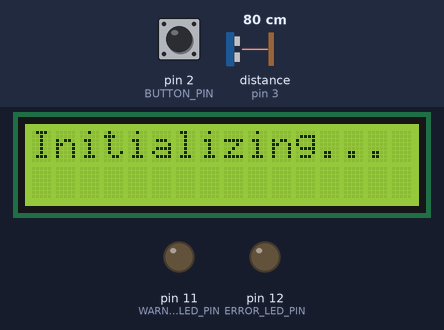
The sketch below on a simulated Arduino Uno, built with avr-gcc and run on an emulated ATmega328P. Parts: 16×2 character LCD, output pins drawn as LEDs (lit = HIGH). Wiring (inferred from the names in the program): ultrasonic range finder: trigger pin 4; echo pin 3. Dashed ring = blinking. The inputs (shaded band) are chosen by the test bench; at power-on: distance to the obstacle (sensor on pin 3) 80 cm, pin 2 (BUTTON_PIN) HIGH. The echo pulse lasts 58.3 µs per cm; pins used as bus, display or sensor lines are not drawn.

Above: at 0.1 s.
2.3 s: distance to the obstacle (sensor on pin 3) set to 2 cm
At 2.49 s:
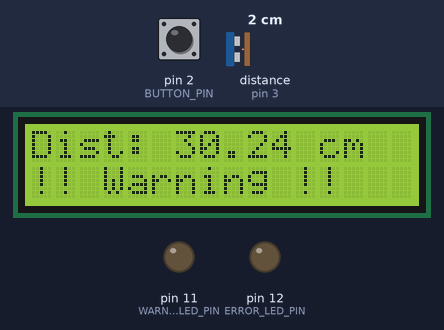
At 2.85 s:
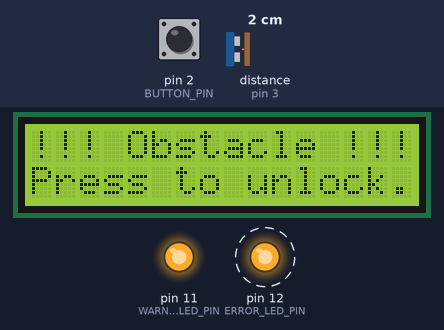
4.0 s: pin 2 (BUTTON_PIN) pulled LOW for 0.15 s
At 4.65 s:
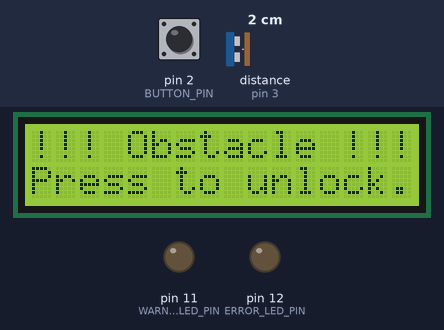
Timing chart, 0 to 10.7 s (numbered marks = the images above; inputs shaded):
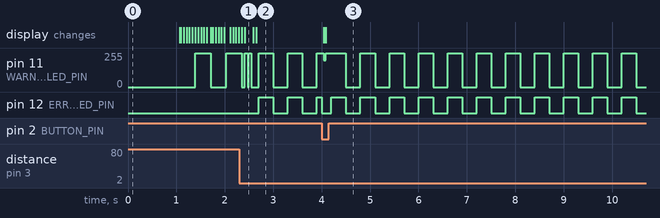

Measured:
- after the input at 2.3 s, pin 12 (ERROR_LED_PIN): alternates HIGH for 0.30 s and LOW for 0.30 s, starting after 0.40 s; the display: first changes after 0.05 s (image 1 shows a later state)
- by itself, pin 11 (WARNING_LED_PIN): moves between 0/255 and 255/255, repeating every 3.0 s

The sketch:

final_project_step7.ino
```cpp
#include <LiquidCrystal.h>
#include <IRremote.h>

#define IR_RECEIVE_PIN 5

#define ECHO_PIN 3
#define TRIGGER_PIN 4

#define WARNING_LED_PIN 11
#define ERROR_LED_PIN 12

#define BUTTON_PIN 2

#define LCD_RS_PIN A5
#define LCD_E_PIN A4
#define LCD_D4_PIN 6
#define LCD_D5_PIN 7
#define LCD_D6_PIN 8
#define LCD_D7_PIN 9

#define LOCK_DISTANCE 10.0
#define WARNING_DISTANCE 50.0

// IR button mapping
#define IR_BUTTON_PLAY 64
#define IR_BUTTON_OFF  69
#define IR_BUTTON_EQ   25
#define IR_BUTTON_UP   9
#define IR_BUTTON_DOWN 7

// lcd
LiquidCrystal lcd(LCD_RS_PIN, LCD_E_PIN, LCD_D4_PIN,
                  LCD_D5_PIN, LCD_D6_PIN, LCD_D7_PIN);

// ultrasonic
unsigned long lastTimeUltrasonicTrigger = millis();
unsigned long ultrasonicTriggerDelay = 60;

volatile unsigned long pulseInTimeBegin;
volatile unsigned long pulseInTimeEnd;
volatile bool newDistanceAvailable = false;

double previousDistance = 400.0;

// warning LED
unsigned long lastTimeWarningLEDBlinked = millis();
unsigned long warningLEDDelay = 500;
byte warningLEDState = LOW;

// error LED
unsigned long lastTimeErrorLEDBlinked = millis();
unsigned long errorLEDDelay = 300;
byte errorLEDState = LOW;

// push button
unsigned long lastTimeButtonChanged = millis();
unsigned long buttonDebounceDelay = 50;
byte buttonState;

bool isLocked = false;

void triggerUltrasonicSensor()
{
  digitalWrite(TRIGGER_PIN, LOW);
  delayMicroseconds(2);
  digitalWrite(TRIGGER_PIN, HIGH);
  delayMicroseconds(10);
  digitalWrite(TRIGGER_PIN, LOW);
}

double getUltrasonicDistance()
{
  double durationMicros = pulseInTimeEnd - pulseInTimeBegin;
  double distance = durationMicros / 58.0;
  if (distance > 400.0) {
    return previousDistance;
  }
  distance = previousDistance * 0.6 + distance * 0.4;
  previousDistance = distance;
  return distance;
}

void echoPinInterrupt()
{
  if (digitalRead(ECHO_PIN) == HIGH) { // pulse started
    pulseInTimeBegin = micros();
  }
  else { // pulse stoped
    pulseInTimeEnd = micros();
    newDistanceAvailable = true;
  }
}

void toggleErrorLED()
{
  errorLEDState = (errorLEDState == HIGH) ? LOW : HIGH;
  digitalWrite(ERROR_LED_PIN, errorLEDState);
}

void toggleWarningLED()
{
  warningLEDState = (warningLEDState == HIGH) ? LOW : HIGH;
  digitalWrite(WARNING_LED_PIN, warningLEDState);
}

void setWarningLEDBlinkRateFromDistance(double distance)
{
  // 0 .. 400 cm -> 0 .. 1600 ms
  warningLEDDelay = distance * 4;
  // Serial.println(warningLEDDelay);
}

void lock()
{
  if (!isLocked) {
    // Serial.println("Locking");
    isLocked = true;
    warningLEDState = LOW;
    errorLEDState = LOW;
  }
}

void unlock()
{
  if (isLocked) {
    // Serial.println("Unlocking");
    isLocked = false;
    errorLEDState = LOW;
    digitalWrite(ERROR_LED_PIN, errorLEDState);
  }
}

void printDistanceOnLCD(double distance)
{
  if (isLocked) {
    lcd.setCursor(0, 0);
    lcd.print("!!! Obstacle !!!     ");
    lcd.setCursor(0, 1);
    lcd.print("Press to unlock.   ");
  }
  else {
    lcd.setCursor(0, 0);
    lcd.print("Dist: ");
    lcd.print(distance);
    lcd.print(" cm     ");

    lcd.setCursor(0, 1);
    if (distance > WARNING_DISTANCE) {
      lcd.print("No obstacle.         ");
    }
    else {
      lcd.print("!! Warning !!        ");
    }
  }
}

void setup() {
  Serial.begin(115200);
  lcd.begin(16,2);
  IrReceiver.begin(IR_RECEIVE_PIN);
  pinMode(ECHO_PIN, INPUT);
  pinMode(TRIGGER_PIN, OUTPUT);
  pinMode(WARNING_LED_PIN, OUTPUT);
  pinMode(ERROR_LED_PIN, OUTPUT);
  pinMode(BUTTON_PIN, INPUT);

  buttonState = digitalRead(BUTTON_PIN);

  attachInterrupt(digitalPinToInterrupt(ECHO_PIN),
                  echoPinInterrupt,
                  CHANGE);

  lcd.print("Initializing...");
  delay(1000);
  lcd.clear();
}

void loop() {
  unsigned long timeNow = millis();

  if (isLocked) {
    if (timeNow - lastTimeErrorLEDBlinked > errorLEDDelay) {
      lastTimeErrorLEDBlinked += errorLEDDelay;
      toggleErrorLED();
      toggleWarningLED();
    }

    if (timeNow - lastTimeButtonChanged > buttonDebounceDelay) {
      byte newButtonState = digitalRead(BUTTON_PIN);
      if (newButtonState != buttonState) {
        lastTimeButtonChanged = timeNow;
        buttonState = newButtonState;
        if (buttonState == LOW) { // released
          unlock();
        }
      }
    }
  }
  else {
    if (timeNow - lastTimeWarningLEDBlinked > warningLEDDelay) {
      lastTimeWarningLEDBlinked += warningLEDDelay;
      toggleWarningLED();
    }
  }

  if (IrReceiver.decode()) {
    IrReceiver.resume();
    long command = IrReceiver.decodedIRData.command;
    Serial.println(command);
  }

  if (timeNow - lastTimeUltrasonicTrigger > ultrasonicTriggerDelay) {
    lastTimeUltrasonicTrigger += ultrasonicTriggerDelay;
    triggerUltrasonicSensor();
  }

  if (newDistanceAvailable) {
    newDistanceAvailable = false;
    double distance = getUltrasonicDistance();
    setWarningLEDBlinkRateFromDistance(distance);
    printDistanceOnLCD(distance);
    if (distance < LOCK_DISTANCE) {
      lock();
    }
    // Serial.println(distance);
  }
}
```
